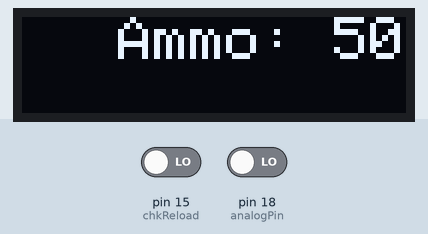
This sketch was run on a simulated Arduino Uno, built with avr-gcc and run on an emulated ATmega328P. Parts: 128×32 one-colour display. The inputs (shaded band) are chosen by the test bench; at power-on: pin 18 (analogPin) LOW, pin 15 (chkReload) LOW. The display library's start-up logo is not drawn; what the sketch prints to the serial monitor is not drawn.

Above: at 3.2 s.
3.3 s: pin 18 (analogPin) driven HIGH
At 3.42 s:
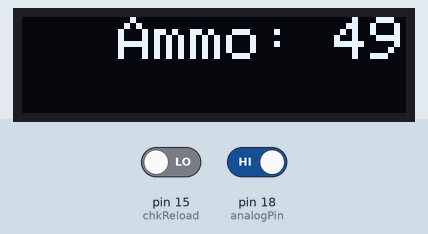
At 14.7 s:
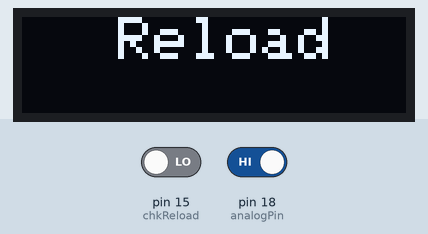
Timing chart, 0 to 15.0 s (numbered marks = the images above; inputs shaded):
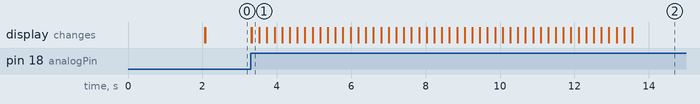

Measured:
- after the input at 3.3 s, the display: first changes at once (image 1 shows a later state)

The sketch:

shot_tracker_with_nfc__main_NewDisplay.ino
```cpp
#include <SPI.h>
#include <Wire.h>
#include <Adafruit_GFX.h>
#include <Adafruit_SSD1306.h>

#define SCREEN_WIDTH 128 // OLED display width, in pixels
#define SCREEN_HEIGHT 32 // OLED display height, in pixels

#define OLED_RESET     -1 // Reset pin # (or -1 if sharing Arduino reset pin)
#define SCREEN_ADDRESS 0x3C ///< See datasheet for Address; 0x3D for 128x64, 0x3C for 128x32


const int chkReload = 15; //records reloads when this is HIGH
const int mag = 50; //ammo capacity
const int highAnal = 110;  //any signal over is counted as a shot. Light level
const int analogPin = 18; //Actually A0 but used as digital

Adafruit_SSD1306 lcd_1(SCREEN_WIDTH, SCREEN_HEIGHT, &Wire, OLED_RESET);

void setup()
{
  lcd_1.begin(SSD1306_SWITCHCAPVCC, SCREEN_ADDRESS);
  lcd_1.display(); //plays logo. Requirement for using lib is to do so
  delay(2000); // Pause for 2 seconds
  lcd_1.clearDisplay();
  lcd_1.setRotation(2); //flips 180" (0=0, 1=90, 2=180, 3=270)


  lcd_1.setTextSize(2);
  lcd_1.setTextColor(SSD1306_WHITE);


  pinMode(chkReload, INPUT);//sets the reload check pins to input
  pinMode(analogPin, INPUT);

  Serial.begin(9600);
  Serial.print("hello World"); //don't @ me
}


int fire(int i) //lower one at a time
{
  int tmp = i; //better to have temp then not at all

  while (true) //Locks it and waits for input. Doesn't matter that it while true becuase of delay and ends when high anyway
  {
    int value = 0;//reset
    value = digitalRead(analogPin);//constantly reads pin and will then check for any flash of light

    if (value) //if the input is brighter then the background. This will be 30-60 while in the tracer. UV shoots it over 200
    {
      tmp--;
      return tmp;//breaks function (good thing)
   }
    else
    {
      //No shoot
    }
    delay(2);//no shoot state would use up too many resources otherwise
  }
}

void printAmount(int count)
{
  lcd_1.clearDisplay();

  lcd_1.setCursor(32,0);
  lcd_1.print(F("Ammo: "));
  lcd_1.display();

  lcd_1.print(count);
  lcd_1.display();
}


void loop() //BUG currently when on first loop after boot, it just resets number back to 50 at a random point but never again
{
  bool reload;
  int tmp = 0;
  int ammo;
  int lastState;
  for (ammo = mag; ammo > 0;) //process for magazine counter. Simple process to loop, count and stop when mag capacity reached
  {

    printAmount(ammo);
    tmp = fire(ammo); //calls function for record of shot. Leave the tmp alone
    ammo = tmp;
    printAmount(ammo);
    delay(150); //delay after shot to avoid double fires from the light still being on
  }
    delay(50); //stops from running too fast. By tick is bad idea
    if (ammo == 0) //when ammo 0, starts reload process
    {
      reload = true; //true in this case is magazine in place or there. False is no magazine
      lcd_1.clearDisplay();
      lcd_1.setCursor(32,0);
      lcd_1.print(F("Reload")); //signal to reload
      lcd_1.display();

      while (reload) //stops everything until reloaded.
      {
        if (digitalRead(chkReload) == HIGH) //reads pin and sets reload when high. High is mag in gun
        {
          reload = false;
          while (digitalRead(chkReload) == HIGH) { } //wait for signal to turn off and turn back on before the while(reload) checks again. This is because it takes time to reload
        }
      }
    }

  lcd_1.clearDisplay();//clears screen when reloaded. loops starts again
}
```
